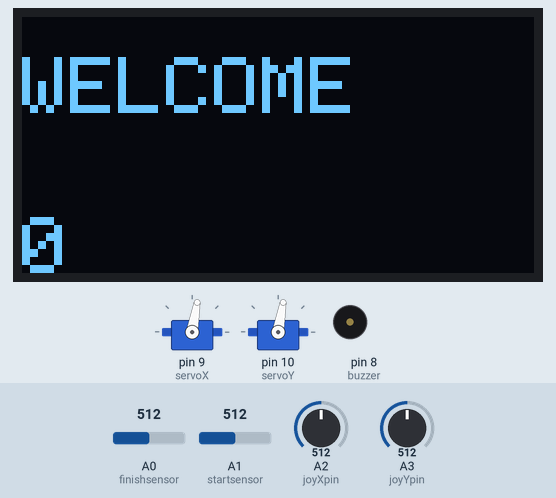
Bench run of a sketch on a simulated Arduino Uno, built with avr-gcc and run on an emulated ATmega328P. On the bench: 2 × servo, 128×64 one-colour display, buzzer (waves = sounding). Inputs (shaded band) come from the test bench; at power-on: A1 (startsensor) = 512, A0 (finishsensor) = 512, A2 (joyXpin) = 512, A3 (joyYpin) = 512. What the sketch prints to the serial monitor is not drawn.

Above: at 1.2 s.
1.3 s: A1 (startsensor) set to 131
4.3 s: A1 (startsensor) set to 111
At 5.3 s:
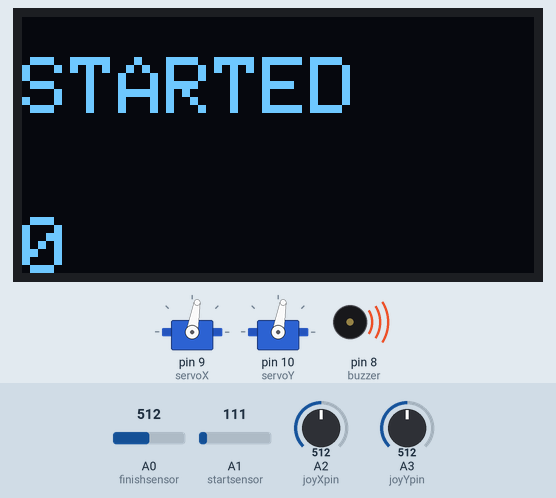
5.8 s: A0 (finishsensor) set to 133
7.3 s: A0 (finishsensor) set to 114
At 7.7 s:
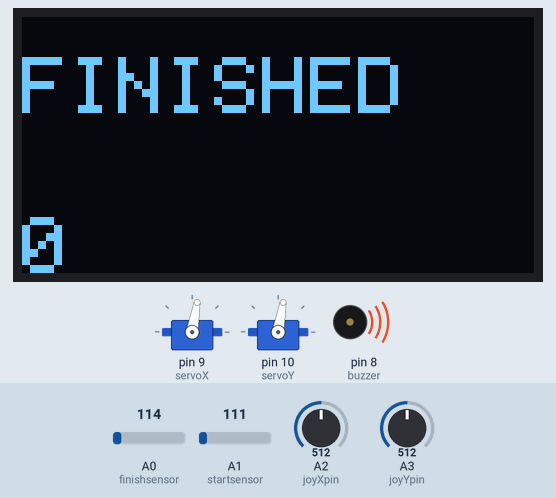
8.9 s: A2 (joyXpin) set to 542
11.9 s: A2 (joyXpin) set to 562
At 12.88 s:
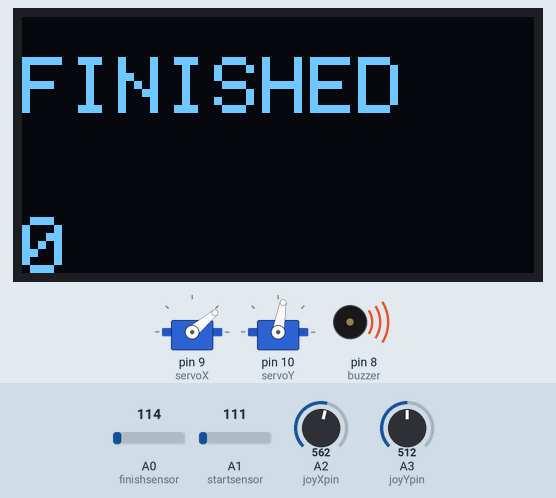
At 14.7 s:
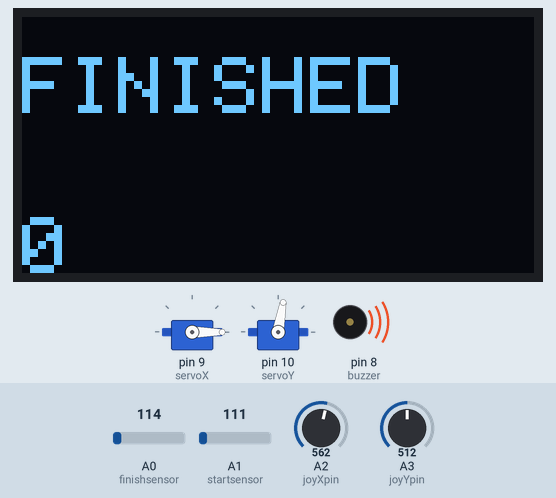
Timing chart, 0 to 15.1 s (numbered marks = the images above; inputs shaded):
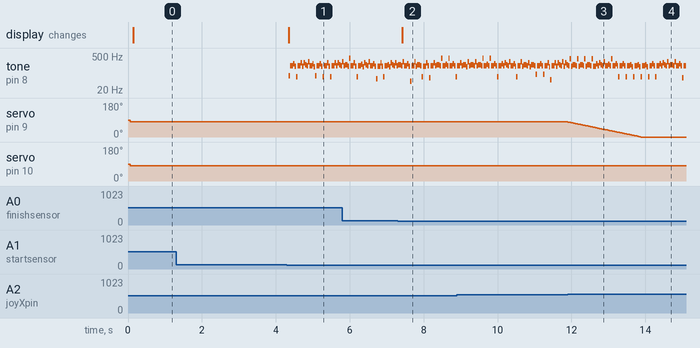

Measured:
- the behaviour switches between 121 and 120 on A1 (startsensor) (found by bisection; images 0 and 1)
- the behaviour switches between 121 and 120 on A0 (finishsensor) (found by bisection; images 1 and 2)
- the behaviour switches between 551 and 552 on A2 (joyXpin) (found by bisection; images 2 and 3)
- after the input at 1.3 s, every drawn part: stays the same
- after the input at 4.3 s, tone on pin 8 (buzzer): plays 77 Hz for 0.04 s, 195 Hz for 0.08 s, 240 Hz for 0.04 s, 193 Hz for 0.04 s, 71 Hz for 0.04 s, 195 Hz for 0.08 s … (31 notes in this stretch), starting after 0.05 s; the display: changes after 0.05 s (image 1)
- after the input at 7.3 s, the display: changes after 0.12 s (image 2)
- after the input at 11.9 s, servo on pin 9 (servoX): moves from 80° to 0° over 2.0 s, starting at once

The sketch:

joysticklabirintv2.ino
```cpp
#include <Servo.h>
#include <Wire.h>
#include <Adafruit_GFX.h>
#include <Adafruit_SSD1306.h>

Servo servoX, servoY;

#define oled 0x3C
#define SCREEN_WIDTH 128
#define SCREEN_HEIGHT 64

Adafruit_SSD1306 display(SCREEN_WIDTH, SCREEN_HEIGHT, &Wire, -1);

const int startsensor = A1;
const int finishsensor = A0;
int start = 0;
int finish = 0;
const int joyXpin = A2, joyYpin = A3;
const int buzzer = 8;
const int sda_oled = A4;
const int scl_oled = A5;

const int posMin = 0, posMax = 180;
const int center = 512;
const int deadzone = 40;
const float speed = 1.20;

const int thresh = 120;
bool started = false;
bool win = false;
bool played_start = false;
bool win_start = false;

float posX = 80, posY = 80;
int lastWriteX = -1, lastWriteY = -1;

String state = "WELCOME";

unsigned long conditionTimer = 0;
unsigned long lastCheck = 0;
unsigned long lastDraw = 0;

int readAxis(int pin) {
  long sum = 0;
  for (int i = 0; i < 4; i++) sum += analogRead(pin);
  return sum / 4;
}

float axisVelocity(int raw, unsigned long dt, bool invert = false) {
  int offset = raw - center;
  if (abs(offset) < deadzone) return 0;
  float v = offset * speed / 100.0 * (dt / 15.0);
  return invert ? -v : v;
}

void writestate(String text) {
  display.clearDisplay();
  display.setCursor(0, 10);
  display.print(text);
  display.setCursor(0, 50);
  display.print(conditionTimer / 1000);
  display.display();
}

void setup() {
  Serial.begin(115200);
  servoX.attach(9);
  servoY.attach(10);
  pinMode(buzzer, OUTPUT);
  digitalWrite(buzzer, LOW);

  display.begin(SSD1306_SWITCHCAPVCC, 0x3C);
  Wire.setClock(400000);
  display.clearDisplay();
  display.setTextSize(2);
  display.setTextColor(SSD1306_WHITE);
  display.setCursor(0, 10);
  display.print(state);
  display.display();

  lastCheck = millis();
}

void loop() {
  unsigned long now = millis();
  unsigned long delta = now - lastCheck;
  lastCheck = now;

  digitalWrite(buzzer, HIGH);
  start = analogRead(startsensor);
  finish = analogRead(finishsensor);

  if (start <= thresh) { started = true; win = false; state = "STARTED"; conditionTimer = 0; }
  if (finish <= thresh && started) { win = true; started = false; state = "FINISHED"; }
  if (start <= thresh || finish <= thresh) digitalWrite(buzzer, LOW);
  if (started && !win) conditionTimer += delta;

  int rawX = analogRead(joyXpin);
  int rawY = analogRead(joyYpin);

  posX += axisVelocity(rawX, delta, true);
  posY += axisVelocity(rawY, delta, true);

  posX = constrain(posX, posMin, posMax);
  posY = constrain(posY, posMin, posMax);

  int wx = (int)posX, wy = (int)posY;
  if (wx != lastWriteX) { servoX.write(wx); lastWriteX = wx; }
  if (wy != lastWriteY) { servoY.write(wy); lastWriteY = wy; }

  Serial.print("X: "); Serial.print(rawX);
  Serial.print(" Y: "); Serial.print(rawY);
  Serial.print(" Start: "); Serial.print(start);
  Serial.print(" Finish: "); Serial.print(finish);
  Serial.print(" Started? "); Serial.print(started);
  Serial.print(" Won? "); Serial.print(win);
  Serial.print(" Timer: "); Serial.println(conditionTimer / 1000);

  if (now - lastDraw >= 100) { writestate(state); lastDraw = now; }
}
```
